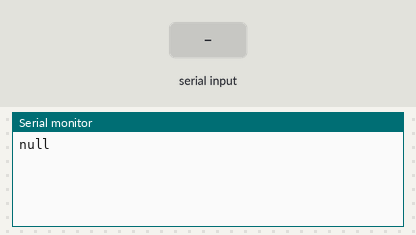
Simulated run of this sketch. Board: Arduino Uno, built with avr-gcc and run on an emulated ATmega328P. Parts: the last lines printed to the serial monitor. The inputs (shaded band) are chosen by the test bench.

Above: at 1.2 s.
1.3 s: "1\n" received over the second serial link
At 2.5 s:
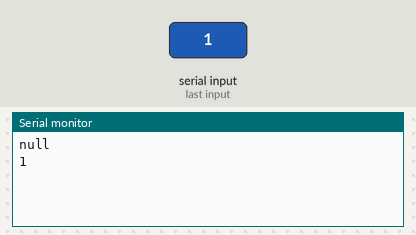
2.8 s: "0\n" received over the second serial link
At 3.8 s:
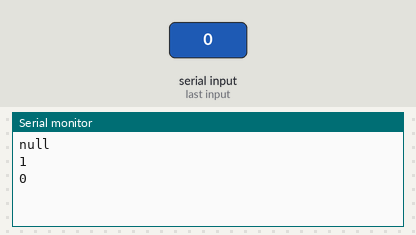
4.3 s: "2\n" received over the second serial link
At 5.0 s:
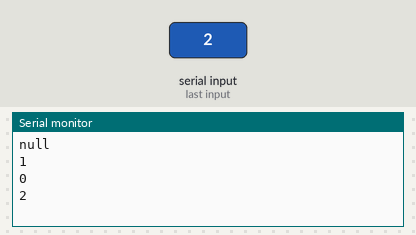

The sketch:

DO_working.ino
```cpp
#include <SoftwareSerial.h>                           //we have to include the SoftwareSerial library, or else we can't use it
//#define rx 7                                          //define what pin rx is going to be
//#define tx 8                                          //define what pin tx is going to be

SoftwareSerial dosensor(8, 7); //tx is connected to pin 7 and rx is connected to 8         //define how the soft serial port is going to work


void setup() {
  Serial.begin(9600);                                 //set baud rate for the hardware serial port_0 to 9600
  dosensor.begin(9600);

}

void loop() {
  dosensor.print('R');                      //send that string to the Atlas Scientific product
  dosensor.print('\r');
  char c = '\0';

  while (c != '\r') {
    if (c == '\0') {
      Serial.println("null");
    }
    while (dosensor.available() <= 0);
    c = char(dosensor.read());
    Serial.print(c);
  }
  delay(2000);
}
```

Measured:
- after the input at 1.3 s, the serial monitor: prints a new line at once (image 1)
- after the input at 2.8 s, the serial monitor: prints a new line at once (image 2)
- after the input at 4.3 s, the serial monitor: prints a new line at once (image 3)
